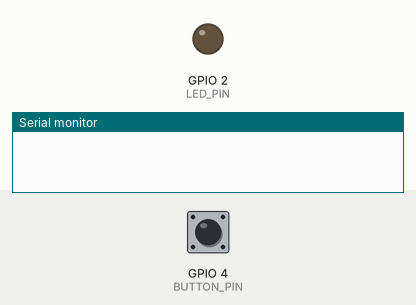
The program below on a simulated ESP32. On the bench: output pins drawn as LEDs (lit = HIGH), the last lines printed to the serial monitor. Inputs (shaded band) come from the test bench; at power-on: GPIO 4 (BUTTON_PIN) HIGH.

Above: at 1.2 s.
1.3 s: GPIO 4 (BUTTON_PIN) pulled LOW for 0.15 s
At 2.5 s:
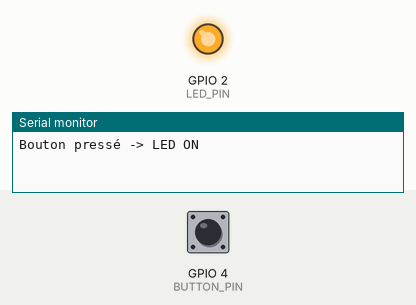
2.9 s: GPIO 4 (BUTTON_PIN) pulled LOW for 1 s
At 4.0 s:
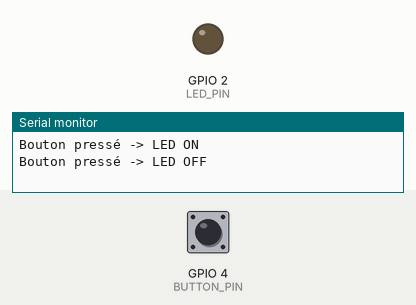
5.4 s: GPIO 4 (BUTTON_PIN) pulled LOW for 3.2 s
At 5.9 s:
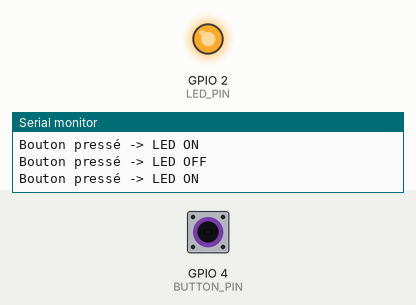
Timing chart, 0 to 8.4 s (numbered marks = the images above; inputs shaded):
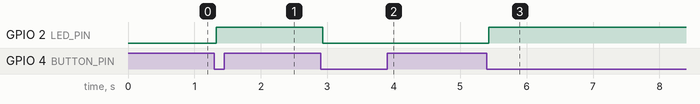

The program:

main.cpp
```cpp
#include <Arduino.h>

// ============================================================
// 01 — GPIO : Entrée/Sortie digitale
// LED (sortie) + bouton-poussoir (entrée) avec anti-rebond logiciel
// Câblage détaillé dans le README.md de ce dossier.
// ============================================================

// --- Broches ---
constexpr uint8_t LED_PIN = 2;     // LED intégrée sur la plupart des ESP32 DevKit
constexpr uint8_t BUTTON_PIN = 4;  // bouton câblé entre GPIO4 et GND

// --- Anti-rebond ---
// Un bouton mécanique génère plusieurs transitions HIGH/LOW parasites
// (le "rebond") pendant quelques millisecondes à chaque appui.
// On n'accepte une nouvelle valeur que si elle est restée stable
// pendant DEBOUNCE_MS.
constexpr unsigned long DEBOUNCE_MS = 30;

// --- État ---
bool ledState = false;          // état mémorisé de la LED (allumée/éteinte)
int lastRawReading = HIGH;      // dernière lecture brute du bouton (avant filtrage)
int debouncedState = HIGH;      // état filtré, considéré comme fiable
unsigned long lastEdgeTime = 0; // instant du dernier changement de lecture brute

void setup() {
  Serial.begin(115200);

  pinMode(LED_PIN, OUTPUT);

  // INPUT_PULLUP active la résistance de tirage interne : la broche est
  // au niveau HAUT par défaut, et retombe à LOW quand le bouton (câblé
  // vers GND) est pressé. Pas besoin de résistance externe.
  pinMode(BUTTON_PIN, INPUT_PULLUP);

  digitalWrite(LED_PIN, ledState);
}

void loop() {
  int rawReading = digitalRead(BUTTON_PIN);

  // Dès que la lecture brute change, on redémarre le chronomètre :
  // c'est peut-être un rebond, on attend qu'elle se stabilise.
  if (rawReading != lastRawReading) {
    lastEdgeTime = millis();
  }

  // La lecture est restée stable plus longtemps que DEBOUNCE_MS ET
  // elle diffère de l'état déjà validé : on peut la considérer comme réelle.
  if ((millis() - lastEdgeTime) > DEBOUNCE_MS && rawReading != debouncedState) {
    debouncedState = rawReading;

    // Bouton câblé vers GND avec INPUT_PULLUP => "pressé" se lit LOW.
    if (debouncedState == LOW) {
      ledState = !ledState;                 // on inverse l'état mémorisé
      digitalWrite(LED_PIN, ledState);       // et on l'applique sur la broche
      Serial.printf("Bouton pressé -> LED %s\n", ledState ? "ON" : "OFF");
    }
  }

  lastRawReading = rawReading;

  // Pas de delay() ici : la boucle reste non-bloquante et pourrait
  // gérer d'autres tâches (capteurs, communication...) en parallèle.
}
```

Measured:
- after the input at 1.3 s, GPIO 2 (LED_PIN): LOW → HIGH at once
- after the input at 2.9 s, GPIO 2 (LED_PIN): HIGH → LOW at once
- after the input at 5.4 s, GPIO 2 (LED_PIN): LOW → HIGH at once
